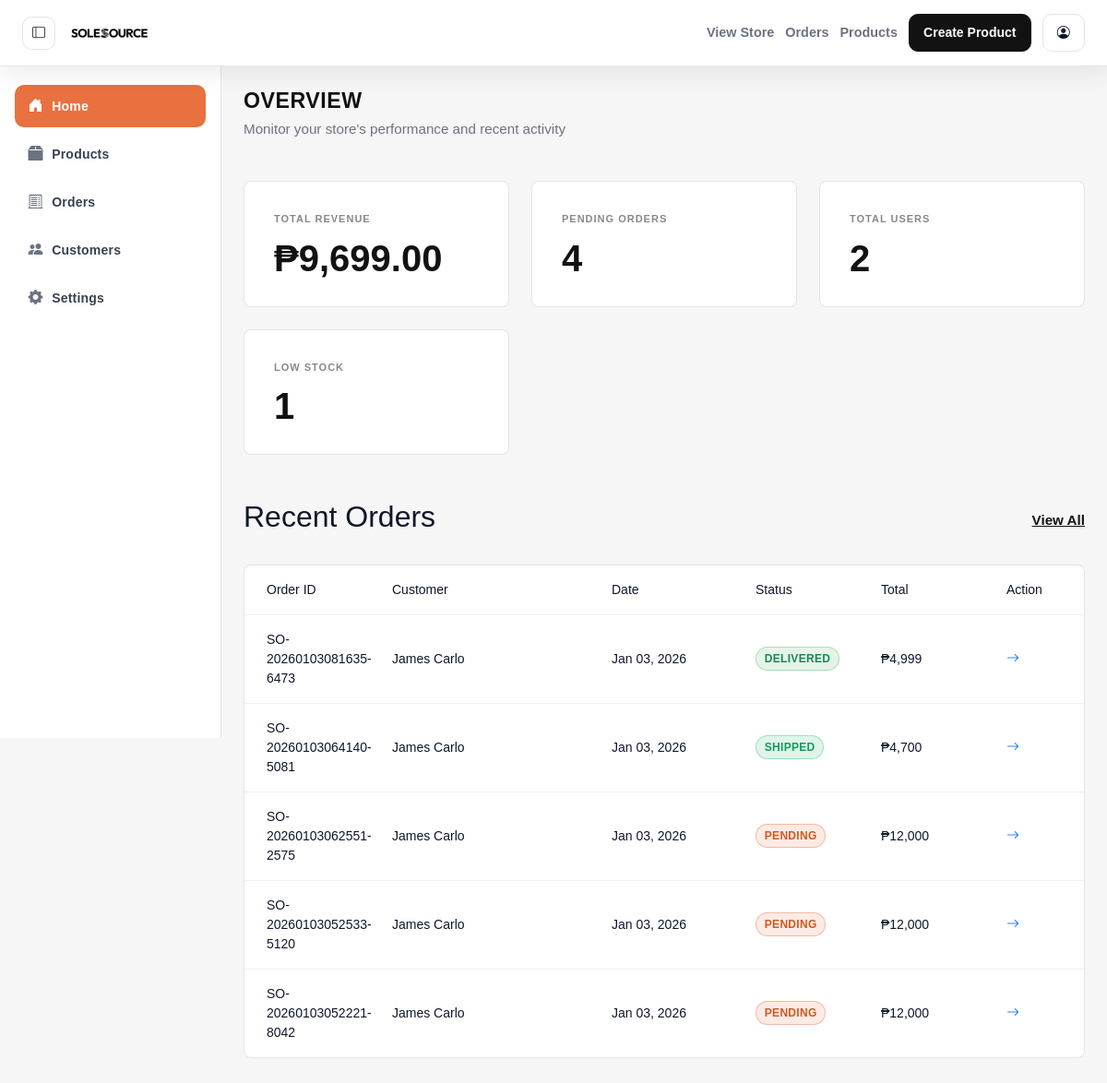
/admin/index.php (signed in), run on an earlier commit of the app's database.
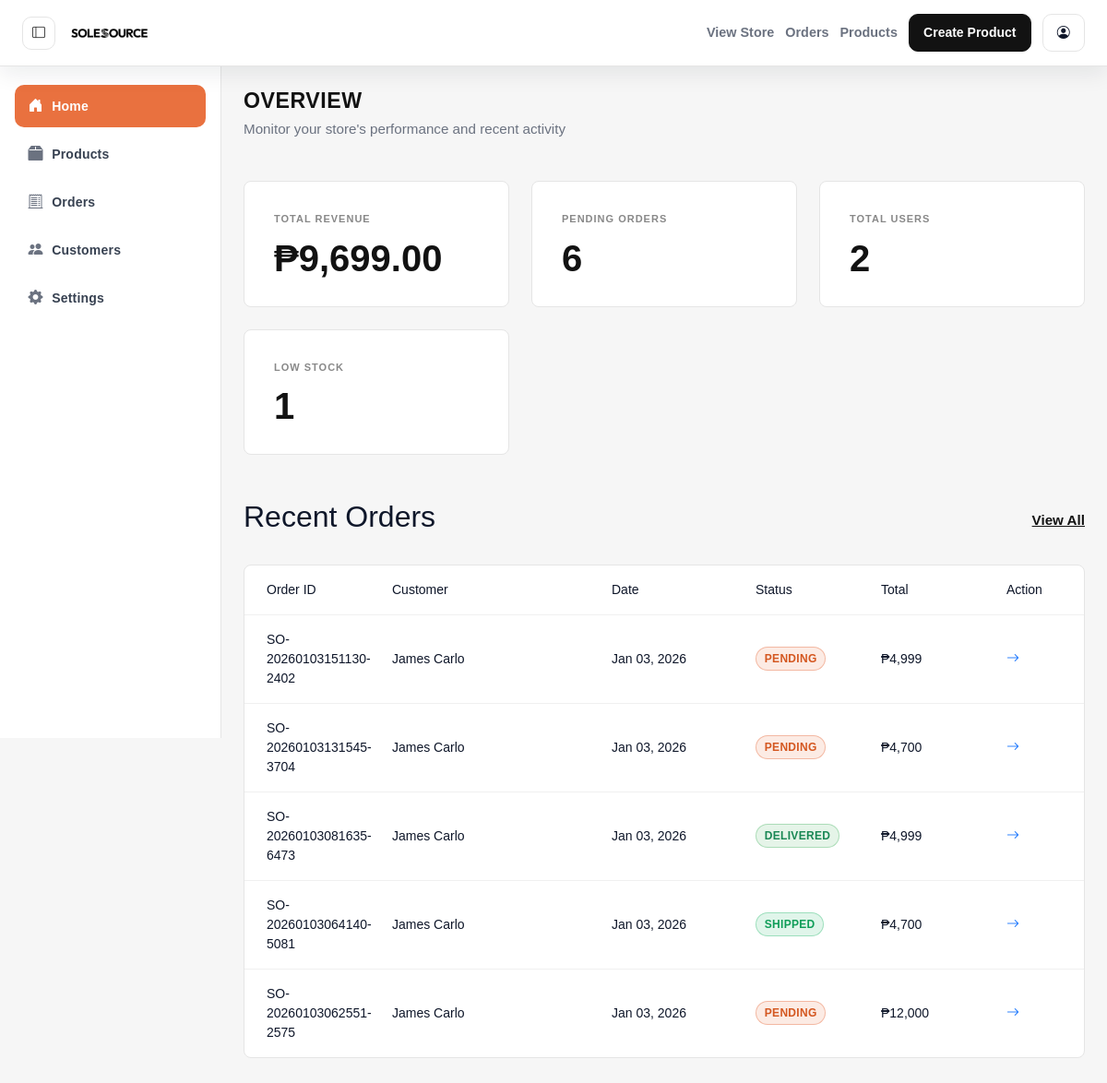
And on a later commit of the database.
### tables this page shows
CREATE TABLE `orders` (
  `id` int(11) NOT NULL,
  `user_id` int(11) NOT NULL,
  `order_number` varchar(64) NOT NULL,
  `total_amount` decimal(10,2) NOT NULL,
  `payment_method` varchar(50) DEFAULT 'COD',
  `status` enum('pending','confirmed','shipped','delivered','cancelled') DEFAULT 'pending',
  `phone` varchar(50) DEFAULT NULL,
  `shipping_phone` varchar(20) DEFAULT NULL,
  `full_name` varchar(255) NOT NULL,
  `address` varchar(255) DEFAULT NULL,
  `city` varchar(255) DEFAULT NULL,
  `province` varchar(255) DEFAULT NULL,
  `region` varchar(255) DEFAULT NULL,
  `barangay` varchar(255) DEFAULT NULL,
  `zip_code` varchar(20) DEFAULT NULL,
  `country` varchar(100) DEFAULT 'Philippines',
  `shipping_address` text DEFAULT NULL,
  `tracking_number` varchar(100) DEFAULT NULL,
  `courier` varchar(50) DEFAULT NULL,
  `created_at` timestamp NOT NULL DEFAULT current_timestamp()
);

CREATE TABLE `users` (
  `id` int(11) NOT NULL,
  `full_name` varchar(255) NOT NULL,
  `email` varchar(255) NOT NULL,
  `password` varchar(255) NOT NULL,
  `role` enum('admin','customer') NOT NULL DEFAULT 'customer',
  `birthdate` date DEFAULT NULL,
  `gender` varchar(50) DEFAULT NULL,
  `is_active` tinyint(1) NOT NULL DEFAULT 1,
  `created_at` timestamp NOT NULL DEFAULT current_timestamp()
);

### admin/index.php (the view, shortened to what this page needs)
<?php
require_once '../includes/connect.php';
$revenue = 0;
$pendingOrders = 0;
$totalUsers = 0;
$lowStock = 0;
$res = $conn->query("SELECT COALESCE(SUM(total_amount),0) AS revenue FROM orders WHERE status IN ('shipped','delivered')");
if ($res && $row = $res->fetch_assoc()) {
    $revenue = (float) $row['revenue'];
}
$res = $conn->query("SELECT COUNT(*) AS cnt FROM orders WHERE status = 'pending'");
if ($res && $row = $res->fetch_assoc()) {
    $pendingOrders = (int) $row['cnt'];
}
$res = $conn->query("SELECT COUNT(*) AS cnt FROM users");
if ($res && $row = $res->fetch_assoc()) {
    $totalUsers = (int) $row['cnt'];
}
$res = $conn->query("SELECT COUNT(*) AS cnt FROM products WHERE stock_quantity < 10");
if ($res && $row = $res->fetch_assoc()) {
    $lowStock = (int) $row['cnt'];
}
$stats = [
    ['label' => 'Total Revenue', 'value' => '₱' . number_format($revenue, 2, '.', ','), 'icon' => 'bi-currency-dollar'],
    ['label' => 'Pending Orders', 'value' => $pendingOrders, 'icon' => 'bi-clock-history'],
    ['label' => 'Total Users', 'value' => $totalUsers, 'icon' => 'bi-people'],
    ['label' => 'Low Stock', 'value' => $lowStock, 'icon' => 'bi-exclamation-triangle'],
];
$recent_orders = [];
$stmt = $conn->prepare("SELECT o.id, o.order_number, o.status, o.total_amount, o.created_at, u.full_name FROM orders o JOIN users u ON u.id = o.user_id ORDER BY o.created_at DESC LIMIT 5");
if ($stmt) {
    $stmt->execute();
    $res = $stmt->get_result();
    while ($row = $res->fetch_assoc()) {
        $row['date_formatted'] = $row['created_at'] ? date('M d, Y', strtotime($row['created_at'])) : '';
        $row['total_formatted'] = '₱' . number_format((float) $row['total_amount'], 0, '.', ',');
        $recent_orders[] = $row;
    }
}
?>
<!DOCTYPE html>
<html lang="en">
<head>
    <link href="https://cdn.jsdelivr.net/npm/bootstrap@5.3.3/dist/css/bootstrap.min.css" rel="stylesheet">
    <link rel="stylesheet" href="https://cdn.jsdelivr.net/npm/bootstrap-icons@1.11.3/font/bootstrap-icons.css">
    <link rel="stylesheet" href="../assets/css/variables.css">
    <link rel="stylesheet" href="assets/css/admin.css">
</head>
<body>
    <?php include 'includes/topbar.php'; ?>
    <div class="admin-container">
        <?php include 'includes/sidebar.php'; ?>
        <main class="admin-content">
            <div class="admin-header">
                <div>
                    <h1 class="admin-page-title">Overview</h1>
                    <p class="admin-page-subtitle">Monitor your store's performance and recent activity</p>
                </div>
            </div>
            <div class="stats-grid">
                <?php foreach ($stats as $stat): ?>
                    <div class="stat-card">
                        <div class="stat-label"><?php echo $stat['label']; ?></div>
                        <div class="stat-value"><?php echo $stat['value']; ?></div>
                    </div>
                <?php endforeach; ?>
            </div>
            <section>
                <div class="section-header">
                    <h2 class="section-title">Recent Orders</h2>
                    <a href="orders.php" class="section-link">View All</a>
                </div>
                <div class="orders-list">
                    <div class="order-row order-row-header">
                        <div>Order ID</div>
                        <div>Customer</div>
                        <div>Date</div>
                        <div>Status</div>
                        <div>Total</div>
                        <div>Action</div>
                    </div>
                    <?php foreach ($recent_orders as $order): ?>
                        <?php $status = strtolower($order['status'] ?? ''); ?>
                        <div class="order-row">
                            <div class="order-id" data-label="Order ID"><?php echo htmlspecialchars($order['order_number']); ?></div>
                            <div class="order-customer" data-label="Customer"><?php echo htmlspecialchars($order['full_name']); ?></div>
                            <div class="order-date" data-label="Date"><?php echo htmlspecialchars($order['date_formatted']); ?></div>
                            <div class="order-status" data-label="Status">
                                <span class="status-pill status-<?php echo htmlspecialchars($status); ?>"><?php echo htmlspecialchars(ucfirst($status)); ?></span>
                            </div>
                            <div class="order-total" data-label="Total"><?php echo htmlspecialchars($order['total_formatted']); ?></div>
                            <div data-label="Action">
                                <a href="order-details.php?id=<?php echo urlencode($order['id']); ?>" class="order-action">
                                    <i class="bi bi-arrow-right"></i>
                                </a>
                            </div>
                        </div>
                    <?php endforeach; ?>
                </div>
            </section>
        </main>
    </div>
</body>
</html>

What changed in the data, as far as the page shows it:
no longer on this page (row unchanged): orders: order_number "SO-20260103052533-5120", user.full_name "James Carlo", date_formatted "Jan 03, 2026", status "PENDING", total_formatted "₱12,000"
no longer on this page (row unchanged): orders: order_number "SO-20260103052221-8042", user.full_name "James Carlo", date_formatted "Jan 03, 2026", status "PENDING", total_formatted "₱12,000"
added orders: order_number "SO-20260103151130-2402", user.full_name "James Carlo", date_formatted "Jan 03, 2026", status "PENDING", total_formatted "₱4,999"
added orders: order_number "SO-20260103131545-3704", user.full_name "James Carlo", date_formatted "Jan 03, 2026", status "PENDING", total_formatted "₱4,700"
Also different on the page:
new list line: "PENDING ORDERS 6"
list line gone: "PENDING ORDERS 4"
